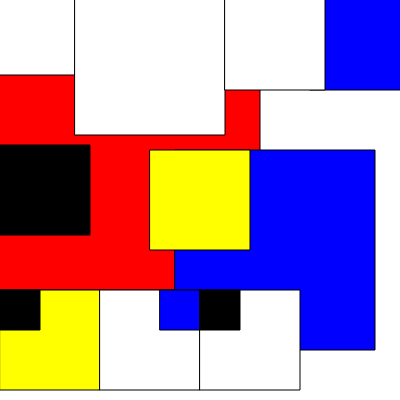
Frame 1 (no input)
Frame 60 (no input): identical to frame 1, image omitted
Frame 120 (the mouse pressed at the canvas centre since frame 60): identical to frame 1, image omitted

The p5.js sketch that drew this single still picture (run headless with seeded random() and noise() and a simulated clock; from frame 60 on, the mouse is pressed at the canvas centre):

// p5.js sketch
// ── sketch.js
function setup() {
  createCanvas(400, 400);
  rectMode(CENTER);
}

function draw() {
  background("white");

fill("red")
  rect(10, 40, 500)

fill("blue")
  rect(275, 250, 200)
fill("yellow")
  rect(50, 340, 100)

fill("white")
  rect(150, 340, 100)

fill("white")  
  rect(250, 340, 100)

fill("black")
  rect(20, 310, 40)

fill("blue")
  rect(180, 310, 40)

fill("black")
  rect(220, 310, 40)

fill("black")
  rect(45, 190, 90)

fill("yellow")
  rect(200, 200, 100, 100);

fill("white")
  rect(15, 15, 120)

fill("white")
  rect(150, 60, 150)

fill("blue")
  rect(360, 40, 100)

fill("white")
  rect(275, 40, 100)

}
